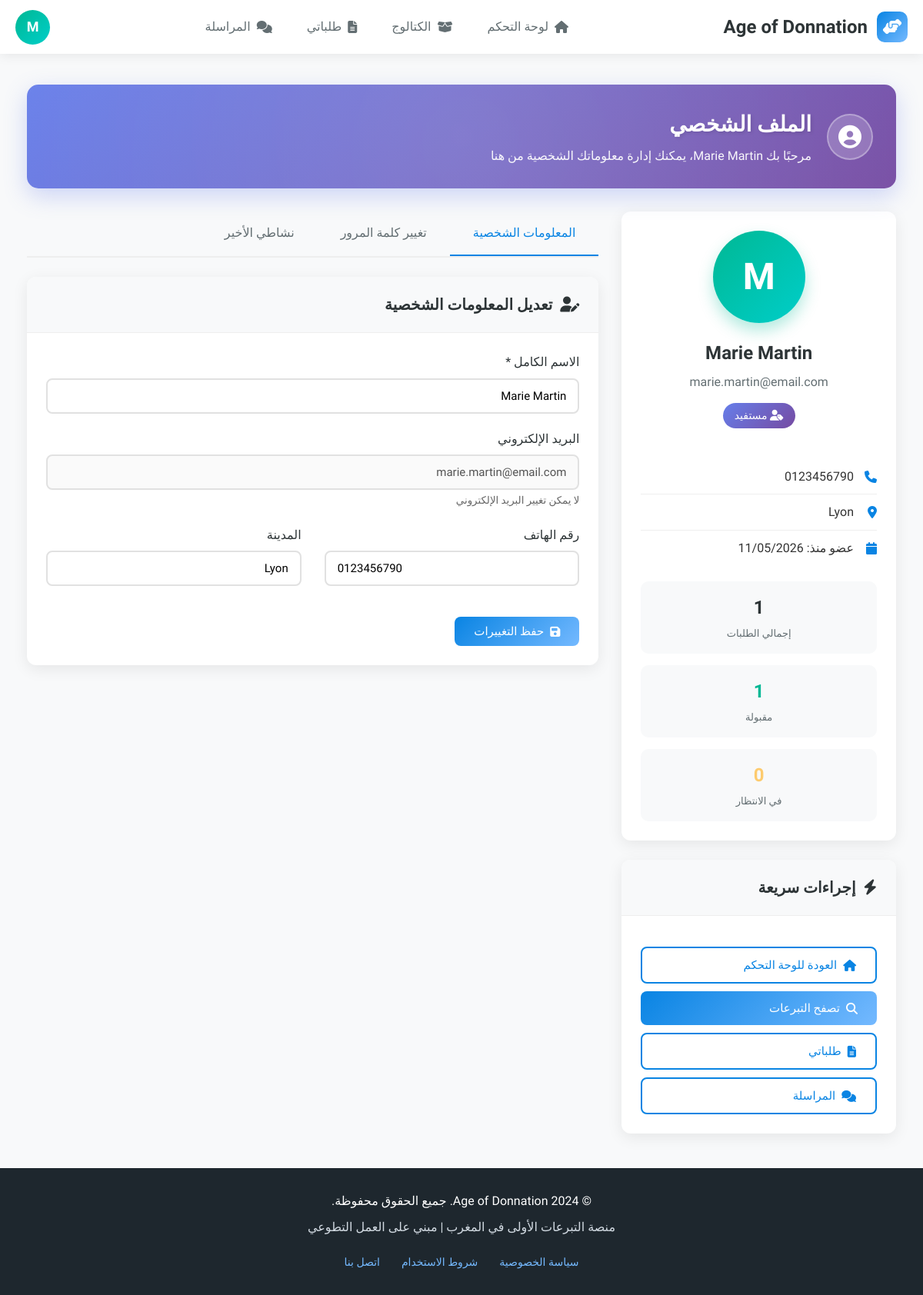
/donateur/profile.php (signed in), run on the app's committed database.
### tables this page shows
CREATE TABLE `users` (
  `id` INT(11) NOT NULL AUTO_INCREMENT,
  `nom` VARCHAR(100) NOT NULL,
  `email` VARCHAR(255) NOT NULL,
  `password` VARCHAR(255) NOT NULL,
  `type` ENUM('donateur','beneficiaire','livreur','admin') NOT NULL,
  `telephone` VARCHAR(20) DEFAULT NULL,
  `adresse` TEXT DEFAULT NULL,
  `ville` VARCHAR(100) DEFAULT NULL,
  `status` ENUM('active','inactive','pending') DEFAULT 'active',
  `reset_token` VARCHAR(100) DEFAULT NULL,
  `reset_expires` DATETIME DEFAULT NULL,
  `created_at` TIMESTAMP NOT NULL DEFAULT CURRENT_TIMESTAMP,
  `updated_at` TIMESTAMP NOT NULL DEFAULT CURRENT_TIMESTAMP ON UPDATE CURRENT_TIMESTAMP,
  PRIMARY KEY (`id`),
  UNIQUE KEY `email` (`email`)
);

### donateur/profile.php (the view, shortened to what this page needs)
<?php
$database = new Database();
$db = $database->getConnection();
$user_id = $_SESSION['user_id'];
$query_user = "SELECT * FROM users WHERE id = :user_id";
$stmt_user = $db->prepare($query_user);
$stmt_user->bindParam(":user_id", $user_id);
$stmt_user->execute();
$current_user = $stmt_user->fetch(PDO::FETCH_ASSOC);
$stats_query = "
    SELECT
        COUNT(*) as total_demandes,
        SUM(CASE WHEN statut = 'acceptee' THEN 1 ELSE 0 END) as demandes_acceptees,
        SUM(CASE WHEN statut = 'en_attente' THEN 1 ELSE 0 END) as demandes_attente,
        SUM(CASE WHEN statut = 'refusee' THEN 1 ELSE 0 END) as demandes_refusees
    FROM demandes
    WHERE beneficiaire_id = :user_id
";
$stats_stmt = $db->prepare($stats_query);
$stats_stmt->bindParam(":user_id", $user_id);
$stats_stmt->execute();
$stats = $stats_stmt->fetch(PDO::FETCH_ASSOC);
?>
<!DOCTYPE html>
<html lang="fr" dir="rtl">
<head>
    <link rel="stylesheet" href="https://cdnjs.cloudflare.com/ajax/libs/font-awesome/6.4.0/css/all.min.css">
</head>
<body>
    <nav class="navbar">
        <a href="dashboard.php" class="logo">
            <div class="logo-icon">
                <i class="fas fa-hands-helping"></i>
            </div>
            <span>Age of Donnation</span>
        </a>
        <ul class="nav-links" id="navLinks">
            <li class="nav-item"><a href="dashboard.php" class="nav-link"><i class="fas fa-home"></i> لوحة التحكم</a></li>
            <li class="nav-item"><a href="catalogue.php" class="nav-link"><i class="fas fa-box-open"></i> الكتالوج</a></li>
            <li class="nav-item"><a href="mes-demandes.php" class="nav-link"><i class="fas fa-file-alt"></i> طلباتي</a></li>
            <li class="nav-item"><a href="messagerie.php" class="nav-link"><i class="fas fa-comments"></i> المراسلة</a></li>
        </ul>
        <div class="user-menu">
            <div class="user-avatar" onclick="toggleDropdown()" title="الملف الشخصي">
                <?php echo strtoupper(substr($current_user['nom'], 0, 1)); ?>
            </div>
        </div>
    </nav>
    <div class="main-content">
        <div class="container">
            <div class="welcome-section">
                <div class="welcome-content">
                    <div class="welcome-icon">
                        <i class="fas fa-user-circle"></i>
                    </div>
                    <div class="welcome-text">
                        <h1>الملف الشخصي</h1>
                        <p>مرحبًا بك <?php echo htmlspecialchars($current_user['nom']); ?>، يمكنك إدارة معلوماتك الشخصية من هنا</p>
                    </div>
                </div>
            </div>
            <div class="row">
                <div class="col-4">
                    <div class="card" style="text-align: center;">
                        <div class="card-body">
                            <div class="profile-avatar-large">
                                <?php echo strtoupper(substr($current_user['nom'], 0, 1)); ?>
                            </div>
                            <h2 class="profile-name"><?php echo htmlspecialchars($current_user['nom']); ?></h2>
                            <div class="profile-email"><?php echo htmlspecialchars($current_user['email']); ?></div>
                            <div class="profile-badge">
                                <i class="fas fa-user-tag"></i> مستفيد
                            </div>
                            <div style="text-align: right; margin-top: 20px;">
                                <?php if($current_user['telephone']): ?>
                                <div class="info-item">
                                    <i class="fas fa-phone"></i>
                                    <span><?php echo htmlspecialchars($current_user['telephone']); ?></span>
                                </div>
                                <?php endif; ?>
                                <?php if($current_user['ville']): ?>
                                <div class="info-item">
                                    <i class="fas fa-map-marker-alt"></i>
                                    <span><?php echo htmlspecialchars($current_user['ville']); ?></span>
                                </div>
                                <?php endif; ?>
                                <div class="info-item">
                                    <i class="fas fa-calendar"></i>
                                    <span>عضو منذ: <?php echo date('d/m/Y', strtotime($current_user['created_at'])); ?></span>
                                </div>
                            </div>
                            <div class="stats-grid">
                                <div class="stat-card">
                                    <h4><?php echo $stats['total_demandes'] ?? 0; ?></h4>
                                    <p>إجمالي الطلبات</p>
                                </div>
                                <div class="stat-card">
                                    <h4 style="color: var(--success);"><?php echo $stats['demandes_acceptees'] ?? 0; ?></h4>
                                    <p>مقبولة</p>
                                </div>
                                <div class="stat-card">
                                    <h4 style="color: var(--warning);"><?php echo $stats['demandes_attente'] ?? 0; ?></h4>
                                    <p>في الانتظار</p>
                                </div>
                            </div>
                        </div>
                    </div>
                    <div class="card">
                        <div class="card-header">
                            <h3><i class="fas fa-bolt"></i> إجراءات سريعة</h3>
                        </div>
                        <div class="card-body">
                            <div class="quick-actions">
                                <a href="dashboard.php" class="btn btn-outline">
                                    <i class="fas fa-home"></i> العودة للوحة التحكم
                                </a>
                                <a href="catalogue.php" class="btn btn-primary">
                                    <i class="fas fa-search"></i> تصفح التبرعات
                                </a>
                                <a href="mes-demandes.php" class="btn btn-outline">
                                    <i class="fas fa-file-alt"></i> طلباتي
                                </a>
                                <a href="messagerie.php" class="btn btn-outline">
                                    <i class="fas fa-comments"></i> المراسلة
                                </a>
                            </div>
                        </div>
                    </div>
                </div>
                <div class="col-8">
                    <div class="tabs">
                        <div class="tab active" onclick="switchTab('personal', event)">المعلومات الشخصية</div>
                        <div class="tab" onclick="switchTab('password', event)">تغيير كلمة المرور</div>
                        <div class="tab" onclick="switchTab('activity', event)">نشاطي الأخير</div>
                    </div>
                    <div id="personalTab" class="tab-content active">
                        <div class="card">
                            <div class="card-header">
                                <h3><i class="fas fa-user-edit"></i> تعديل المعلومات الشخصية</h3>
                            </div>
                            <div class="card-body">
                                <form method="POST">
                                    <div class="form-group">
                                        <label class="form-label">الاسم الكامل *</label>
                                        <input type="text" name="nom" class="form-control" value="<?php echo htmlspecialchars($current_user['nom']); ?>" required>
                                    </div>
                                    <div class="form-group">
                                        <label class="form-label">البريد الإلكتروني</label>
                                        <input type="email" class="form-control" value="<?php echo htmlspecialchars($current_user['email']); ?>" disabled>
                                        <small style="color: #666;">لا يمكن تغيير البريد الإلكتروني</small>
                                    </div>
                                    <div class="row">
                                        <div class="col-6">
                                            <div class="form-group">
                                                <label class="form-label">رقم الهاتف</label>
                                                <input type="tel" name="telephone" class="form-control" value="<?php echo htmlspecialchars($current_user['telephone'] ?? ''); ?>">
                                            </div>
                                        </div>
                                        <div class="col-6">
                                            <div class="form-group">
                                                <label class="form-label">المدينة</label>
                                                <input type="text" name="ville" class="form-control" value="<?php echo htmlspecialchars($current_user['ville'] ?? ''); ?>">
                                            </div>
                                        </div>
                                    </div>
                                    <div style="margin-top: 20px;">
                                        <button type="submit" class="btn btn-primary">
                                            <i class="fas fa-save"></i> حفظ التغييرات
                                        </button>
                                    </div>
                                </form>
                            </div>
                        </div>
                    </div>
                    </div>
                </div>
            </div>
        </div>
</body>
</html>
<?php
include '../includes/footer.php'; ?>

### data on the page
users: nom "M", nom "Marie Martin", email "marie.martin@email.com", telephone "0123456790", ville "Lyon", created_at "11/05/2026"

### other printed values
$stats['total_demandes'] "1"
$stats['demandes_acceptees'] "1"
$stats['demandes_attente'] "0"
